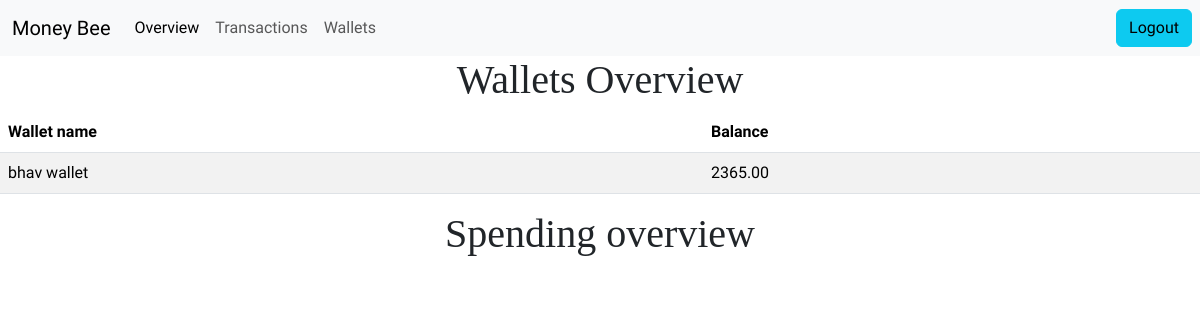
Page /personal/overview (signed in) on the earlier database version.
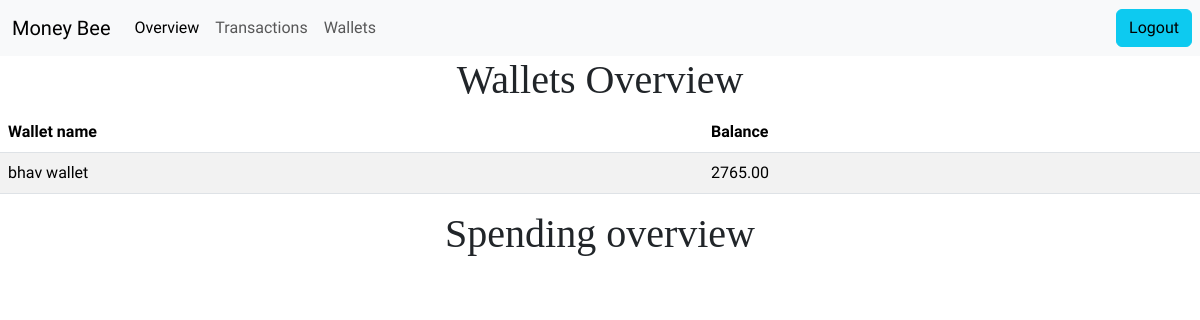
Same page on the later database version.
### expense_tracker/models.py (models this page shows, shortened)
class Wallet(models.Model):
    user = models.ForeignKey(
        User, on_delete=models.CASCADE
    )  # Link to the user's account
    name = models.CharField(max_length=100, default="default wallet")  # Wallet name
    balance = models.DecimalField(
        max_digits=10, decimal_places=2, default=0.00
    )  # Initial balance
    class Meta:
        unique_together = [('user', 'name')]

### expense_tracker/views.py (the view)
# urls.py: path('personal/overview',views.overview,name="overview"),
def overview(request):
    wallets=Wallet.objects.filter(user=request.user)
    return render(request, "expense_tracker/overview.html", {
        "wallets":wallets,
        "trial": 0,
    })

### expense_tracker/templates/expense_tracker/overview.html (shortened to what this page needs)
{% extends "expense_tracker/personal_home.html" %}
{% load static %}
{% block overview %}active{% endblock %}
{% block content %}
<div class="container">
    <h1 class="text-center">Wallets Overview</h1>
</div>
<table class="table table-striped">
    <thead>
      <tr>
        <th scope="col">Wallet name</th>
        <th scope="col">Balance</th>
      </tr>
    </thead>
    <tbody>
      <tr>
        {% for wallet in wallets %}
        <td>{{wallet.name}}</td>
        <td>{{ wallet.balance }}</td>
        {% endfor %}
      </tr>
    </tbody>
  </table>
<div class="container">
    <h1 class="text-center">Spending overview </h1>
</div>
{% endblock %}

Differences in the rows shown:
changed Wallet "bhav wallet": balance "2365.00" → "2765.00"
